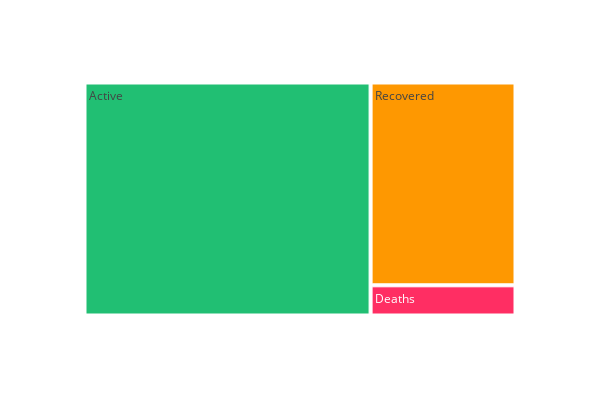

Source (notebook cell):
### Code cell
tm = temp.melt(id_vars="Date", value_vars=['Active', 'Deaths', 'Recovered'])
fig = px.treemap(tm, path=["variable"], values="value", height=400, width=600,
                 color_discrete_sequence=[rec, act, dth])
fig.show()

### Figure 1 — Plotly figure (JSON) as saved in the notebook; plotly's stock layout.template omitted (floating-point values rounded to 4 significant figures)
{"data": [{"branchvalues": "total", "domain": {"x": [0, 1], "y": [0, 1]}, "hoverlabel": {"namelength": 0}, "hovertemplate": "labels=%{label}<br>value=%{value}<br>parent=%{parent}<br>id=%{id}", "ids": ["Active", "Deaths", "Recovered"], "labels": ["Active", "Deaths", "Recovered"], "name": "", "parents": ["", "", ""], "type": "treemap", "values": [223027, 14643, 98334]}], "layout": {"height": 400, "legend": {"tracegroupgap": 0}, "margin": {"t": 60}, "treemapcolorway": ["#21bf73", "#fe9801", "#ff2e63"], "width": 600}}
